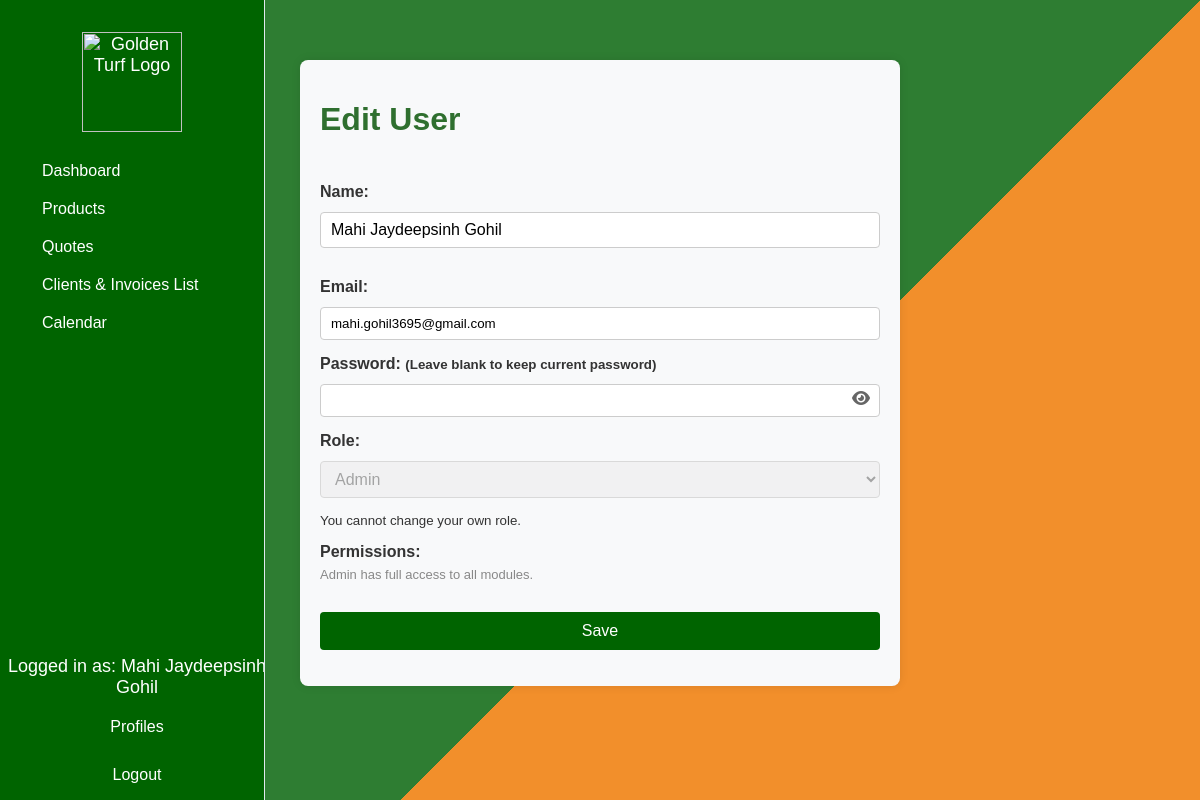
/profiles/edit/1 (signed in), run on the app's committed database.
### tables this page shows
CREATE TABLE users (
            id INTEGER PRIMARY KEY AUTOINCREMENT,
            name TEXT NOT NULL,
            email TEXT UNIQUE NOT NULL,
            password TEXT NOT NULL
        , reset_token TEXT, token_expiry TEXT, role TEXT DEFAULT 'user', verification_code TEXT, permissions TEXT DEFAULT '');

### app.py (the view, shortened to what this page needs)
@app.route('/profiles/edit/<int:user_id>', methods=['GET', 'POST'])
def edit_user(user_id):
    if 'user_name' not in session:
        return redirect(url_for('login'))
    if session.get('user_role') != 'admin':
        return redirect(url_for('access_restricted'))
    conn = sqlite3.connect('users.db')
    c = conn.cursor()
    c.execute('SELECT COUNT(*) FROM users WHERE role = "admin"')
    only_one_admin = c.fetchone()[0] == 1
    session['only_one_admin'] = only_one_admin
    c.execute('SELECT id, name, email, role, permissions FROM users WHERE id = ?', (user_id,))
    user = c.fetchone()
    conn.close()
    if not user:
        flash('User not found.')
        return redirect(url_for('profiles'))
    is_admin = user and user[3] == 'admin'
    all_permissions = ['dashboard', 'clients', 'products_list', 'quotes', 'payments', 'calendar', 'profiles']
    user_permissions = user[4].split(',') if user and user[4] else []
    return render_template('edit_user.html', user=user, is_admin=is_admin, all_permissions=all_permissions, user_permissions=user_permissions)

### templates/edit_user.html (shortened to what this page needs)
    <div class="sidebar" style="border-right: 1px solid #e2e8f0; min-width: 200px; max-width: 200px; background: #006400; color: white; height: 100vh; position: fixed;">
        <div style="width:100%;text-align:center;margin-bottom:20px;">
            <img src="/static/golden_turf_logo.png" alt="Golden Turf Logo" style="width:100px;display:block;margin:0 auto;">
        </div>
        <nav class="navbar">
            <a href="{{ url_for('dashboard') }}" style="color: white; font-size: 16px; text-decoration: none; display: block; padding: 10px;">Dashboard</a>
            <div class="nav-dropdown">
                <a href="#" class="dropbtn" style="color: white; font-size: 16px; text-decoration: none; display: block; padding: 10px;">Products</a>
            </div>
            <a href="{{ url_for('quotes') }}" style="color: white; font-size: 16px; text-decoration: none; display: block; padding: 10px;">Quotes</a>
            <a href="{{ url_for('payments') }}" style="color: white; font-size: 16px; text-decoration: none; display: block; padding: 10px;">Clients & Invoices List</a>
            <a href="{{ url_for('calendar') }}" style="color: white; font-size: 16px; text-decoration: none; display: block; padding: 10px;">Calendar</a>
            <div style="position: absolute; bottom: 70px; left: 5px; width: 100%; text-align: center;">
                <p style="color: white; margin-bottom: 10px;">Logged in as: {{ session.get('user_name', 'Unknown') }}</p>
                <a href="{{ url_for('profiles') }}" style="color: white; font-size: 16px; text-decoration: none; display: block; padding: 10px; margin-bottom: 10px;">Profiles</a>
                <a href="{{ url_for('logout') }}" style="color: white; font-size: 16px; text-decoration: none; display: block; padding: 10px;">Logout</a>
            </div>
        </nav>
    </div>
<!DOCTYPE html>
<html lang="en">
<head>
    <link rel="stylesheet" href="{{ url_for('static', filename='dashboard.css') }}" />
    <link rel="stylesheet" href="{{ url_for('static', filename='invoice.css') }}" />
    <link rel="stylesheet" href="https://cdnjs.cloudflare.com/ajax/libs/font-awesome/6.4.0/css/all.min.css" />
</head>
<body>
    <div class="container">
    <div style="position: fixed; bottom: 20px; left: 0; width: 200px; text-align: center;">
        <a href="{{ url_for('profiles') }}" style="color: white; font-size: 16px; text-decoration: none; display: block; padding: 10px; margin-bottom: 10px;">Profiles</a>
        <a href="{{ url_for('logout') }}" style="color: white; font-size: 16px; text-decoration: none; display: block; padding: 10px;">Logout</a>
    </div>
        <h1>Edit User</h1>
        <form method="POST" action="{{ url_for('edit_user', user_id=user[0]) }}">
            <label for="name">Name:</label>
            <input type="text" id="name" name="name" value="{{ user[1] }}" required />
            <label for="email">Email:</label>
            <input type="email" id="email" name="email" value="{{ user[2] }}" required />
            <label for="password">Password: <small>(Leave blank to keep current password)</small></label>
            <div class="password-container">
                <input type="password" id="password" name="password" />
                <i class="fa fa-eye toggle-password" id="togglePassword" title="Show/Hide Password"></i>
            </div>
            <label for="role">Role:</label>
            {% set is_id1 = user[0] == 1 %}
            {% set only_one_admin = user[3] == 'admin' and session['only_one_admin'] %}
            <select id="role" name="role" required {% if user[0] == session['user_id'] or only_one_admin or is_id1 %}disabled{% endif %}>
                <option value="admin" {% if user[3] == 'admin' %}selected{% endif %}>Admin</option>
            </select>
            {% if user[0] == session['user_id'] %}
            <small>You cannot change your own role.</small>
            {% elif is_id1 %}
            <input type="hidden" name="role" value="admin" />
            <small>User ID 1 must always be admin.</small>
            {% elif only_one_admin %}
            <input type="hidden" name="role" value="admin" />
            <small>There must always be at least one admin.</small>
            {% endif %}
            <label for="permissions">Permissions:</label>
            {% if user[3] == 'user' %}
            <div style="margin-top: 6px;">
                {% set modules = [
                    ('products_list', 'Products List'),
                    ('invoice', 'Invoices Form'),
                    ('clients', 'Clients Form'),
                    ('quotes', 'Quotation Form'),
                    ('clients_invoices', 'Clients & Invoices List'),
                    ('calendar', 'Calendar')
                ] %}
                {% set user_permissions = user[4].split(',') if user[4] else [] %}
                {% for module, label in modules %}
                    <input type="checkbox" name="permissions" value="{{ module }}" id="perm_{{ module }}" style="margin-right: 8px; vertical-align: middle;" {% if module in user_permissions %}checked{% endif %}>
                    <label for="perm_{{ module }}" style="margin: 0 0 4px 0; cursor: pointer; vertical-align: middle;">{{ label }}</label><br>
                {% endfor %}
                <span style="font-size: 12px; color: #888; margin-top: 4px;">(Tick to allow access. Unticked = blocked.)</span>
            </div>
            {% else %}
            <div style="color: #888; font-size: 13px; margin-bottom: 10px;">Admin has full access to all modules.</div>
            {% endif %}
            <button type="submit">Save</button>
        </form>
    </div>
</body>
</html>

### static/dashboard.css (style rules this page uses)
body { font-family: Arial, sans-serif; margin: 0; background-color: #f9f9f9; color: #333; }
.sidebar { width: 220px; background-color: #006400; color: white; height: 100vh; position: fixed; top: 0; left: 0; padding: 2rem; border-right: 2px solid #e2e8f0; font-size: 18px; transition: background-color 0.3s ease; z-index: 100; box-shadow: none; margin: 0; overflow: hidden; }
.sidebar nav a[href$="payments"]::after { content: ""; font-size: inherit; color: inherit; margin-left: 0; }
.nav-dropdown { position: relative; display: block; }
.dropbtn { color: white; padding: 12px 20px; text-decoration: none; font-size: 18px; font-weight: normal; display: block; }
h1 { color: #2f6f2f; margin-bottom: 30px; }
.container { margin-left: 220px; padding: 2rem; width: calc(100vw - 220px); box-sizing: border-box; }

### static/invoice.css (style rules this page uses)
body { font-family: Arial, sans-serif; background: linear-gradient(135deg, #2e7d32 60%, #F28F2B 40%); margin: 0; padding: 20px; color: #333; }
.container { max-width: 900px; margin: 0 auto; background-color: #fff; border-radius: 6px; box-shadow: 0 0 10px rgba(0,0,0,0.1); padding: 30px 40px; }
form { display: flex; flex-direction: column; }
label { display: block; margin-bottom: 6px; font-weight: bold; }
input[type="text"], input[type="number"], select { width: 100%; padding: 8px 10px; margin-bottom: 15px; border: 1px solid #ccc; border-radius: 4px; box-sizing: border-box; font-size: 1rem; }
button { background-color: #4CAF50; color: white; border: none; padding: 12px 25px; font-size: 1rem; border-radius: 4px; cursor: pointer; transition: background-color 0.3s ease; }

### templates/edit_user.html (style rules this page uses)
.password-container { position: relative; display: flex; align-items: center; }
.password-container input { flex: 1; padding-right: 40px; }
.password-container .toggle-password { position: absolute; right: 10px; cursor: pointer; color: #666; font-size: 16px; z-index: 10; }
.container { max-width: 600px; margin: 40px auto; padding: 20px; background-color: #f8f9fa; border-radius: 8px; box-shadow: 0 0 10px rgba(0,0,0,0.1); }
label { display: block; margin-top: 15px; font-weight: bold; }
input, select { width: 100%; padding: 8px 10px; margin-top: 5px; border: 1px solid #ccc; border-radius: 4px; }
button { margin-top: 20px; padding: 10px 15px; background-color: #006400; color: white; border: none; border-radius: 4px; cursor: pointer; }

### data on the page
users: get "Mahi Jaydeepsinh Gohil", name "Mahi Jaydeepsinh Gohil", email "mahi.gohil3695@gmail.com", role "Admin"
